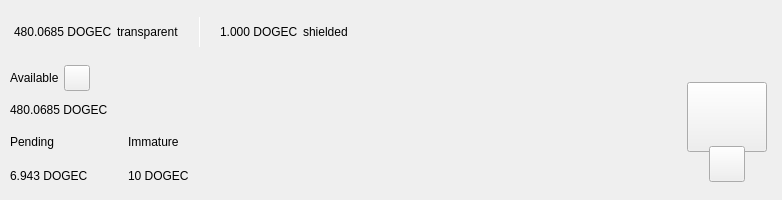
<?xml version="1.0" encoding="UTF-8"?>
<ui version="4.0">
 <class>TopBar</class>
 <widget class="QWidget" name="TopBar">
  <property name="geometry">
   <rect>
    <x>0</x>
    <y>0</y>
    <width>734</width>
    <height>200</height>
   </rect>
  </property>
  <property name="minimumSize">
   <size>
    <width>0</width>
    <height>200</height>
   </size>
  </property>
  <property name="maximumSize">
   <size>
    <width>16777215</width>
    <height>200</height>
   </size>
  </property>
  <property name="windowTitle">
   <string notr="true">N/A</string>
  </property>
  <layout class="QVBoxLayout" name="verticalLayout_10" stretch="0">
   <property name="spacing">
    <number>0</number>
   </property>
   <property name="leftMargin">
    <number>0</number>
   </property>
   <property name="topMargin">
    <number>0</number>
   </property>
   <property name="rightMargin">
    <number>0</number>
   </property>
   <property name="bottomMargin">
    <number>0</number>
   </property>
   <item>
    <widget class="PFBorderImage" name="containerTop">
     <layout class="QVBoxLayout" name="verticalLayout_11">
      <property name="spacing">
       <number>0</number>
      </property>
      <property name="leftMargin">
       <number>0</number>
      </property>
      <property name="topMargin">
       <number>0</number>
      </property>
      <property name="rightMargin">
       <number>0</number>
      </property>
      <property name="bottomMargin">
       <number>0</number>
      </property>
      <item>
       <widget class="QWidget" name="top_container_2" native="true">
        <property name="minimumSize">
         <size>
          <width>0</width>
          <height>65</height>
         </size>
        </property>
        <layout class="QHBoxLayout" name="top_container">
         <property name="spacing">
          <number>0</number>
         </property>
         <property name="leftMargin">
          <number>14</number>
         </property>
         <property name="topMargin">
          <number>0</number>
         </property>
         <property name="rightMargin">
          <number>14</number>
         </property>
         <property name="bottomMargin">
          <number>0</number>
         </property>
         <item alignment="Qt::AlignVCenter">
          <widget class="QWidget" name="widgetTopAmount" native="true">
           <property name="sizePolicy">
            <sizepolicy hsizetype="Preferred" vsizetype="Maximum">
             <horstretch>0</horstretch>
             <verstretch>0</verstretch>
            </sizepolicy>
           </property>
           <layout class="QHBoxLayout" name="horizontalLayout_5">
            <property name="spacing">
             <number>5</number>
            </property>
            <property name="leftMargin">
             <number>0</number>
            </property>
            <property name="topMargin">
             <number>0</number>
            </property>
            <property name="rightMargin">
             <number>0</number>
            </property>
            <property name="bottomMargin">
             <number>0</number>
            </property>
            <item alignment="Qt::AlignTop">
             <widget class="QLabel" name="labelAmountTopDogec">
              <property name="minimumSize">
               <size>
                <width>0</width>
                <height>36</height>
               </size>
              </property>
              <property name="styleSheet">
               <string notr="true">padding:0px;margin:0px;</string>
              </property>
              <property name="text">
               <string notr="true">480.0685 DOGEC</string>
              </property>
             </widget>
            </item>
            <item>
             <widget class="QLabel" name="labelTrans">
              <property name="text">
               <string>transparent</string>
              </property>
             </widget>
            </item>
            <item>
             <spacer name="horizontalSpacer_11">
              <property name="orientation">
               <enum>Qt::Horizontal</enum>
              </property>
              <property name="sizeType">
               <enum>QSizePolicy::Fixed</enum>
              </property>
              <property name="sizeHint" stdset="0">
               <size>
                <width>15</width>
                <height>20</height>
               </size>
              </property>
             </spacer>
            </item>
            <item alignment="Qt::AlignVCenter">
             <widget class="QLabel" name="typeSpacerTop">
              <property name="minimumSize">
               <size>
                <width>1</width>
                <height>30</height>
               </size>
              </property>
              <property name="maximumSize">
               <size>
                <width>1</width>
                <height>30</height>
               </size>
              </property>
              <property name="styleSheet">
               <string notr="true">background-color:white;
padding:0px;
border:none;</string>
              </property>
              <property name="text">
               <string/>
              </property>
             </widget>
            </item>
            <item>
             <spacer name="horizontalSpacer_12">
              <property name="orientation">
               <enum>Qt::Horizontal</enum>
              </property>
              <property name="sizeType">
               <enum>QSizePolicy::Fixed</enum>
              </property>
              <property name="sizeHint" stdset="0">
               <size>
                <width>15</width>
                <height>20</height>
               </size>
              </property>
             </spacer>
            </item>
            <item alignment="Qt::AlignTop">
             <widget class="QLabel" name="labelAmountTopShieldedDogec">
              <property name="minimumSize">
               <size>
                <width>0</width>
                <height>36</height>
               </size>
              </property>
              <property name="text">
               <string notr="true">1.000 DOGEC</string>
              </property>
             </widget>
            </item>
            <item>
             <widget class="QLabel" name="labelShield">
              <property name="text">
               <string>shielded</string>
              </property>
             </widget>
            </item>
           </layout>
          </widget>
         </item>
         <item>
          <spacer name="horizontalSpacer">
           <property name="orientation">
            <enum>Qt::Horizontal</enum>
           </property>
           <property name="sizeHint" stdset="0">
            <size>
             <width>40</width>
             <height>20</height>
            </size>
           </property>
          </spacer>
         </item>
         <item>
          <layout class="QHBoxLayout" name="horizontalLayout_4">
           <property name="spacing">
            <number>12</number>
           </property>
           <property name="rightMargin">
            <number>0</number>
           </property>
           <item alignment="Qt::AlignRight">
            <widget class="QWidget" name="layoutSync" native="true">
             <property name="minimumSize">
              <size>
               <width>0</width>
               <height>36</height>
              </size>
             </property>
             <property name="maximumSize">
              <size>
               <width>16777215</width>
               <height>36</height>
              </size>
             </property>
             <layout class="QVBoxLayout" name="verticalLayout_9">
              <property name="leftMargin">
               <number>0</number>
              </property>
              <property name="topMargin">
               <number>0</number>
              </property>
              <property name="rightMargin">
               <number>0</number>
              </property>
              <property name="bottomMargin">
               <number>0</number>
              </property>
              <item>
               <widget class="ExpandableButton" name="pushButtonSync" native="true">
                <property name="minimumSize">
                 <size>
                  <width>36</width>
                  <height>36</height>
                 </size>
                </property>
                <property name="maximumSize">
                 <size>
                  <width>16777215</width>
                  <height>36</height>
                 </size>
                </property>
               </widget>
              </item>
             </layout>
            </widget>
           </item>
           <item>
            <widget class="ExpandableButton" name="pushButtonHDUpgrade" native="true">
             <property name="minimumSize">
              <size>
               <width>36</width>
               <height>36</height>
              </size>
             </property>
            </widget>
           </item>
           <item>
            <widget class="ExpandableButton" name="pushButtonStack" native="true">
             <property name="minimumSize">
              <size>
               <width>36</width>
               <height>36</height>
              </size>
             </property>
            </widget>
           </item>
           <item>
            <widget class="ExpandableButton" name="pushButtonColdStaking" native="true">
             <property name="minimumSize">
              <size>
               <width>36</width>
               <height>36</height>
              </size>
             </property>
            </widget>
           </item>
           <item>
            <widget class="ExpandableButton" name="pushButtonConnection" native="true">
             <property name="minimumSize">
              <size>
               <width>36</width>
               <height>36</height>
              </size>
             </property>
            </widget>
           </item>
           <item>
            <widget class="ExpandableButton" name="pushButtonTor" native="true">
             <property name="minimumSize">
              <size>
               <width>36</width>
               <height>36</height>
              </size>
             </property>
            </widget>
           </item>
           <item>
            <widget class="ExpandableButton" name="pushButtonLock" native="true">
             <property name="sizePolicy">
              <sizepolicy hsizetype="Expanding" vsizetype="Expanding">
               <horstretch>0</horstretch>
               <verstretch>0</verstretch>
              </sizepolicy>
             </property>
             <property name="minimumSize">
              <size>
               <width>36</width>
               <height>0</height>
              </size>
             </property>
            </widget>
           </item>
           <item>
            <widget class="ExpandableButton" name="pushButtonTheme" native="true">
             <property name="minimumSize">
              <size>
               <width>36</width>
               <height>36</height>
              </size>
             </property>
             <property name="maximumSize">
              <size>
               <width>16777215</width>
               <height>36</height>
              </size>
             </property>
            </widget>
           </item>
           <item>
            <widget class="ExpandableButton" name="pushButtonFAQ" native="true">
             <property name="minimumSize">
              <size>
               <width>36</width>
               <height>36</height>
              </size>
             </property>
            </widget>
           </item>
          </layout>
         </item>
        </layout>
       </widget>
      </item>
      <item>
       <widget class="QWidget" name="bottom_container" native="true">
        <property name="minimumSize">
         <size>
          <width>0</width>
          <height>135</height>
         </size>
        </property>
        <layout class="QHBoxLayout" name="botton_container">
         <property name="leftMargin">
          <number>10</number>
         </property>
         <property name="topMargin">
          <number>0</number>
         </property>
         <property name="rightMargin">
          <number>10</number>
         </property>
         <property name="bottomMargin">
          <number>10</number>
         </property>
         <item>
          <layout class="QVBoxLayout" name="verticalLayout_7">
           <property name="spacing">
            <number>0</number>
           </property>
           <property name="leftMargin">
            <number>0</number>
           </property>
           <property name="rightMargin">
            <number>30</number>
           </property>
           <item>
            <layout class="QVBoxLayout" name="verticalLayout_2">
             <item>
              <layout class="QHBoxLayout" name="horizontalLayoutContainerAvailable">
               <property name="spacing">
                <number>5</number>
               </property>
               <item>
                <widget class="QLabel" name="labelTitle1">
                 <property name="text">
                  <string>Available</string>
                 </property>
                </widget>
               </item>
               <item>
                <widget class="QPushButton" name="pushButtonBalanceInfo">
                 <property name="minimumSize">
                  <size>
                   <width>26</width>
                   <height>26</height>
                  </size>
                 </property>
                 <property name="maximumSize">
                  <size>
                   <width>26</width>
                   <height>26</height>
                  </size>
                 </property>
                 <property name="mouseTracking">
                  <bool>true</bool>
                 </property>
                 <property name="focusPolicy">
                  <enum>Qt::NoFocus</enum>
                 </property>
                 <property name="text">
                  <string notr="true"/>
                 </property>
                 <property name="iconSize">
                  <size>
                   <width>24</width>
                   <height>24</height>
                  </size>
                 </property>
                 <property name="shortcut">
                  <string notr="true"/>
                 </property>
                </widget>
               </item>
               <item>
                <spacer name="horizontalSpacer_4">
                 <property name="orientation">
                  <enum>Qt::Horizontal</enum>
                 </property>
                 <property name="sizeType">
                  <enum>QSizePolicy::MinimumExpanding</enum>
                 </property>
                 <property name="sizeHint" stdset="0">
                  <size>
                   <width>20</width>
                   <height>20</height>
                  </size>
                 </property>
                </spacer>
               </item>
              </layout>
             </item>
             <item>
              <widget class="QLabel" name="labelAmountDogec">
               <property name="text">
                <string notr="true">480.0685 DOGEC</string>
               </property>
              </widget>
             </item>
            </layout>
           </item>
           <item>
            <widget class="QWidget" name="container_imm_pend" native="true">
             <layout class="QHBoxLayout" name="horizontalLayout_2">
              <property name="spacing">
               <number>0</number>
              </property>
              <property name="leftMargin">
               <number>0</number>
              </property>
              <property name="topMargin">
               <number>0</number>
              </property>
              <property name="rightMargin">
               <number>0</number>
              </property>
              <property name="bottomMargin">
               <number>0</number>
              </property>
              <item alignment="Qt::AlignLeft">
               <widget class="QWidget" name="container_pending" native="true">
                <property name="sizePolicy">
                 <sizepolicy hsizetype="Minimum" vsizetype="Preferred">
                  <horstretch>0</horstretch>
                  <verstretch>0</verstretch>
                 </sizepolicy>
                </property>
                <layout class="QVBoxLayout" name="verticalLayout_3">
                 <property name="leftMargin">
                  <number>0</number>
                 </property>
                 <property name="topMargin">
                  <number>0</number>
                 </property>
                 <property name="rightMargin">
                  <number>0</number>
                 </property>
                 <property name="bottomMargin">
                  <number>0</number>
                 </property>
                 <item>
                  <widget class="QLabel" name="labelTitle3">
                   <property name="text">
                    <string>Pending</string>
                   </property>
                  </widget>
                 </item>
                 <item>
                  <widget class="QLabel" name="labelPendingDogec">
                   <property name="text">
                    <string notr="true">6.943 DOGEC</string>
                   </property>
                  </widget>
                 </item>
                </layout>
               </widget>
              </item>
              <item>
               <spacer name="horizontalSpacer_3">
                <property name="orientation">
                 <enum>Qt::Horizontal</enum>
                </property>
                <property name="sizeType">
                 <enum>QSizePolicy::Fixed</enum>
                </property>
                <property name="sizeHint" stdset="0">
                 <size>
                  <width>40</width>
                  <height>20</height>
                 </size>
                </property>
               </spacer>
              </item>
              <item alignment="Qt::AlignLeft">
               <widget class="QWidget" name="container_immature" native="true">
                <property name="sizePolicy">
                 <sizepolicy hsizetype="Minimum" vsizetype="Preferred">
                  <horstretch>0</horstretch>
                  <verstretch>0</verstretch>
                 </sizepolicy>
                </property>
                <layout class="QVBoxLayout" name="verticalLayout_4">
                 <property name="leftMargin">
                  <number>0</number>
                 </property>
                 <property name="topMargin">
                  <number>0</number>
                 </property>
                 <property name="rightMargin">
                  <number>0</number>
                 </property>
                 <property name="bottomMargin">
                  <number>0</number>
                 </property>
                 <item>
                  <widget class="QLabel" name="labelTitle4">
                   <property name="text">
                    <string>Immature</string>
                   </property>
                  </widget>
                 </item>
                 <item>
                  <widget class="QLabel" name="labelImmatureDogec">
                   <property name="text">
                    <string notr="true">10 DOGEC</string>
                   </property>
                  </widget>
                 </item>
                </layout>
               </widget>
              </item>
              <item>
               <spacer name="horizontalSpacer_5">
                <property name="orientation">
                 <enum>Qt::Horizontal</enum>
                </property>
                <property name="sizeHint" stdset="0">
                 <size>
                  <width>40</width>
                  <height>20</height>
                 </size>
                </property>
               </spacer>
              </item>
             </layout>
            </widget>
           </item>
          </layout>
         </item>
         <item>
          <spacer name="horizontalSpacer_2">
           <property name="orientation">
            <enum>Qt::Horizontal</enum>
           </property>
           <property name="sizeHint" stdset="0">
            <size>
             <width>40</width>
             <height>20</height>
            </size>
           </property>
          </spacer>
         </item>
         <item alignment="Qt::AlignHCenter|Qt::AlignVCenter">
          <widget class="QWidget" name="qrContainer" native="true">
           <property name="sizePolicy">
            <sizepolicy hsizetype="Preferred" vsizetype="Minimum">
             <horstretch>0</horstretch>
             <verstretch>0</verstretch>
            </sizepolicy>
           </property>
           <property name="minimumSize">
            <size>
             <width>90</width>
             <height>110</height>
            </size>
           </property>
           <property name="maximumSize">
            <size>
             <width>90</width>
             <height>110</height>
            </size>
           </property>
           <layout class="QVBoxLayout" name="containerQR">
            <property name="spacing">
             <number>0</number>
            </property>
            <property name="leftMargin">
             <number>5</number>
            </property>
            <property name="topMargin">
             <number>10</number>
            </property>
            <property name="rightMargin">
             <number>5</number>
            </property>
            <property name="bottomMargin">
             <number>0</number>
            </property>
            <item>
             <widget class="QPushButton" name="btnQr">
              <property name="minimumSize">
               <size>
                <width>70</width>
                <height>70</height>
               </size>
              </property>
              <property name="maximumSize">
               <size>
                <width>16777215</width>
                <height>70</height>
               </size>
              </property>
              <property name="focusPolicy">
               <enum>Qt::NoFocus</enum>
              </property>
              <property name="text">
               <string/>
              </property>
              <property name="iconSize">
               <size>
                <width>70</width>
                <height>70</height>
               </size>
              </property>
             </widget>
            </item>
            <item>
             <spacer name="verticalSpacer">
              <property name="orientation">
               <enum>Qt::Vertical</enum>
              </property>
              <property name="sizeType">
               <enum>QSizePolicy::Fixed</enum>
              </property>
              <property name="sizeHint" stdset="0">
               <size>
                <width>20</width>
                <height>20</height>
               </size>
              </property>
             </spacer>
            </item>
            <item alignment="Qt::AlignHCenter|Qt::AlignBottom">
             <widget class="QPushButton" name="pushButtonQR">
              <property name="minimumSize">
               <size>
                <width>36</width>
                <height>36</height>
               </size>
              </property>
              <property name="maximumSize">
               <size>
                <width>36</width>
                <height>36</height>
               </size>
              </property>
              <property name="focusPolicy">
               <enum>Qt::NoFocus</enum>
              </property>
              <property name="text">
               <string/>
              </property>
             </widget>
            </item>
           </layout>
          </widget>
         </item>
        </layout>
       </widget>
      </item>
     </layout>
    </widget>
   </item>
  </layout>
 </widget>
 <customwidgets>
  <customwidget>
   <class>ExpandableButton</class>
   <extends>QWidget</extends>
   <header>qt/dogecash/expandablebutton.h</header>
   <container>1</container>
  </customwidget>
  <customwidget>
   <class>PFBorderImage</class>
   <extends>QFrame</extends>
   <header>qt/dogecash/pfborderimage.h</header>
   <container>1</container>
  </customwidget>
 </customwidgets>
 <resources/>
 <connections/>
</ui>
